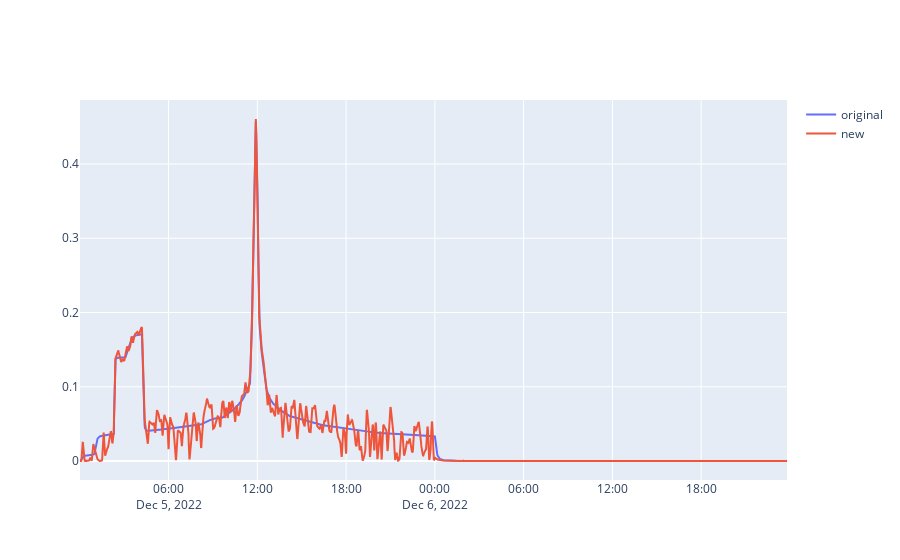

This figure's notebook cell:
### Code cell
go_line(ts0, ts1)

### Figure 1 — Plotly figure (JSON) as saved in the notebook; plotly's stock layout.template omitted (floating-point values rounded to 4 significant figures; data arrays with more than 128 entries replaced by an {"elided": "..."} marker saying what was removed)
{"data": [{"mode": "lines", "name": "original", "type": "scatter", "x": {"elided": "2868 str values"}, "y": {"elided": "2868 float values"}}, {"mode": "lines", "name": "new", "type": "scatter", "x": {"elided": "2868 str values"}, "y": {"elided": "2868 float values"}}], "layout": {}}
